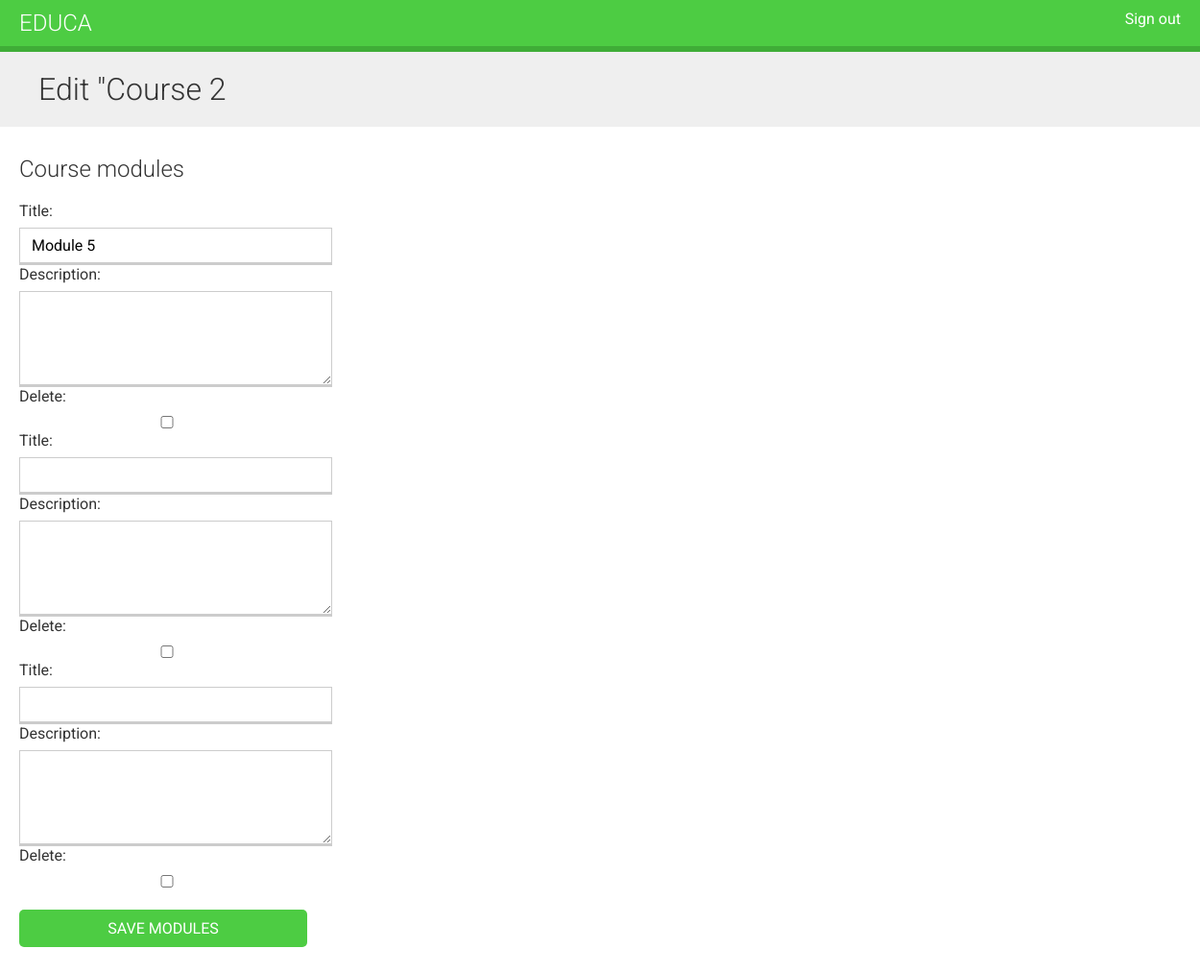
The page /course/2/module/ (signed in) on the database as committed earlier.
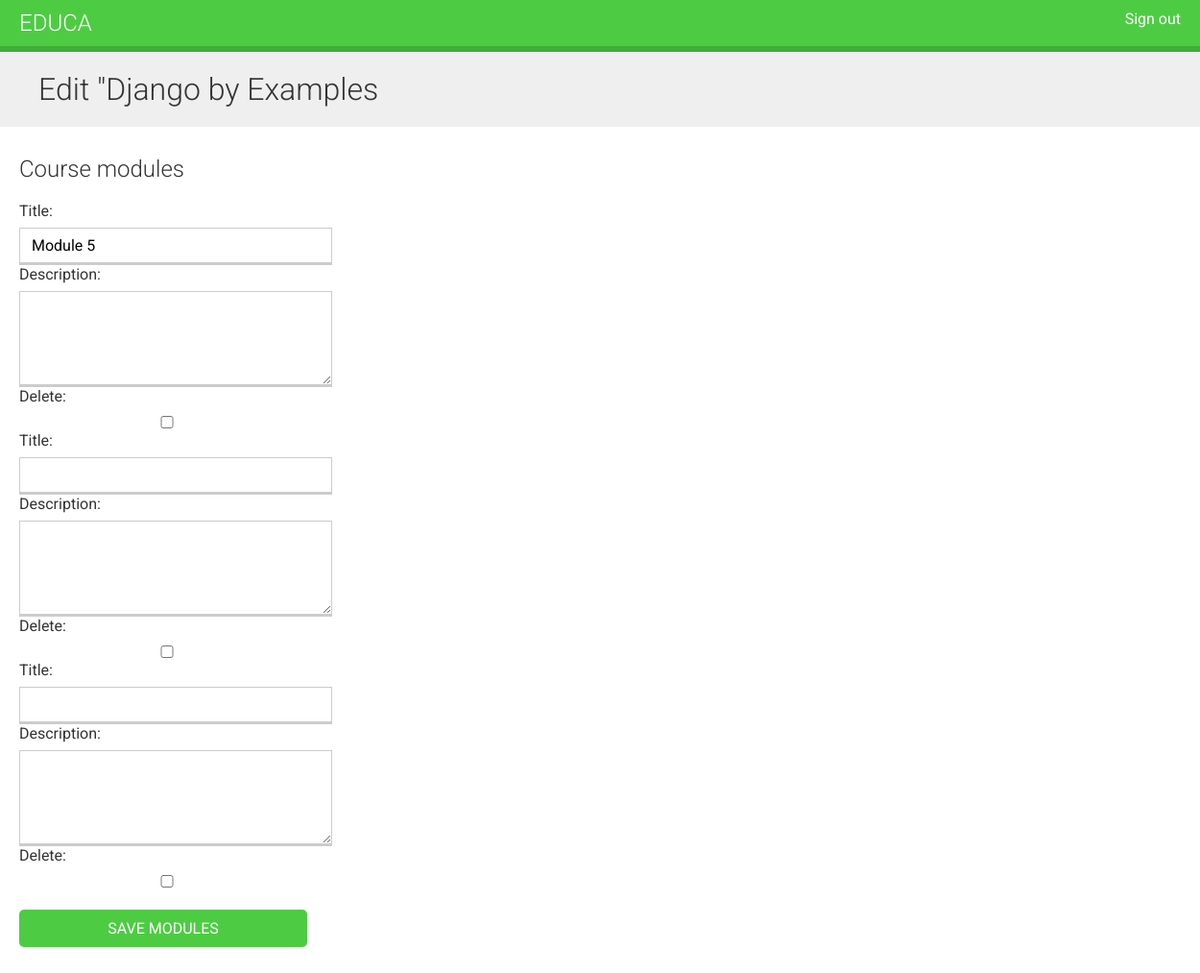
The same page on the database as committed later.
### courses/models.py (models this page shows, shortened)
class Course(models.Model):
    owner = models.ForeignKey(User, related_name='courses_created')
    subject = models.ForeignKey(Subject, related_name='courses')
    title = models.CharField(max_length=200)
    slug = models.SlugField(max_length=200, unique=True)
    overview = models.TextField()
    created = models.DateTimeField(auto_now_add=True)
    students = models.ManyToManyField(
        User, related_name='courses_joined', blank=True)
    class Meta:
        ordering = ('-created', )

### courses/views.py (the view, shortened to what this page needs)
class CourseModuleUpdateView(TemplateResponseMixin, View):
    template_name = 'courses/manage/module/formset.html'
    course = None
    def get_formset(self, data=None):
        return ModuleFormSet(instance=self.course, data=data)
    def dispatch(self, request, pk):
        self.course = get_object_or_404(Course, id=pk, owner=request.user)
        return super(CourseModuleUpdateView, self).dispatch(request, pk)
    def get(self, request, *args, **kwargs):
        formset = self.get_formset()
        return self.render_to_response({
            'course': self.course,
            'formset': formset
        })

### courses/templates/courses/manage/module/formset.html (shortened to what this page needs)
{% extends "base.html" %}
{% block content %}
    <h1>Edit "{{ course.title }}</h1>
    <div class="module">
        <h2>Course modules</h2>
        <form action="" method="POST">
            {{ formset }}
            <input type="submit" value="Save modules" class="button">
        </form>
    </div>
{% endblock content %}

Rows that differ between the two databases and show on the page:
changed Course: title "Course 2" → "Django by Examples"
